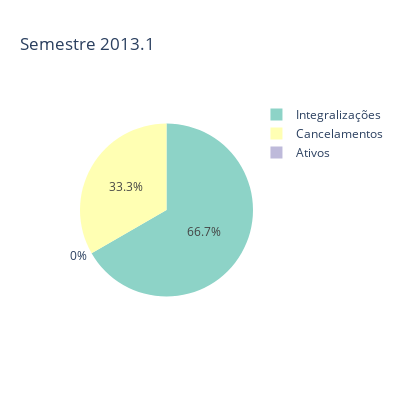
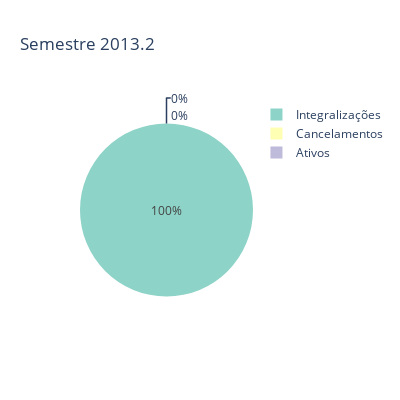
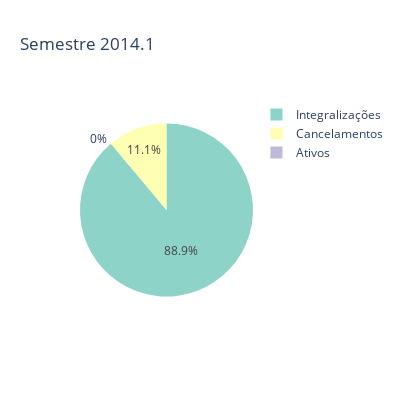
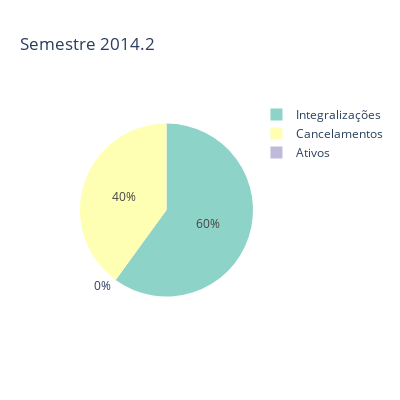

The notebook cell these images were saved under, in order:
### Code cell
import pandas as pd
import plotly.express as px
from IPython.display import display

# Ler os dados do arquivo Excel
df = pd.read_excel('planilha.xlsx')

# Loop para criar gráficos de pizza para cada linha
for i, row in df.iterrows():
    semestre = row['Semestre']
    
    # Calcular valores restantes com base na totalidade de ingressantes
    total_ingressantes = row['Ingressantes']
    valores_restantes = row[['Integralizações', 'Cancelamentos', 'Ativos']].tolist()
    
    fig = px.pie(
        values=valores_restantes,
        names=['Integralizações', 'Cancelamentos', 'Ativos'],
        title=f'Semestre {semestre}',
        width=400,  # Largura da figura
        height=400  # Altura da figura
    )
    fig.update_traces(marker=dict(colors=px.colors.qualitative.Set3))  # Definir cores diferentes
    display(fig)

### Figure 1 — Plotly figure (JSON) as saved in the notebook; plotly's stock layout.template omitted (floating-point values rounded to 4 significant figures)
{"data": [{"domain": {"x": [0, 1], "y": [0, 1]}, "hovertemplate": "label=%{label}<br>value=%{value}<extra></extra>", "labels": ["Integralizações", "Cancelamentos", "Ativos"], "legendgroup": "", "marker": {"colors": ["rgb(141,211,199)", "rgb(255,255,179)", "rgb(190,186,218)", "rgb(251,128,114)", "rgb(128,177,211)", "rgb(253,180,98)", "rgb(179,222,105)", "rgb(252,205,229)", "rgb(217,217,217)", "rgb(188,128,189)", "rgb(204,235,197)", "rgb(255,237,111)"]}, "name": "", "showlegend": true, "type": "pie", "values": [2, 1, 0]}], "layout": {"height": 400, "legend": {"tracegroupgap": 0}, "title": {"text": "Semestre 2013.1"}, "width": 400}}

### Figure 2 — Plotly figure (JSON) as saved in the notebook; plotly's stock layout.template omitted (floating-point values rounded to 4 significant figures)
{"data": [{"domain": {"x": [0, 1], "y": [0, 1]}, "hovertemplate": "label=%{label}<br>value=%{value}<extra></extra>", "labels": ["Integralizações", "Cancelamentos", "Ativos"], "legendgroup": "", "marker": {"colors": ["rgb(141,211,199)", "rgb(255,255,179)", "rgb(190,186,218)", "rgb(251,128,114)", "rgb(128,177,211)", "rgb(253,180,98)", "rgb(179,222,105)", "rgb(252,205,229)", "rgb(217,217,217)", "rgb(188,128,189)", "rgb(204,235,197)", "rgb(255,237,111)"]}, "name": "", "showlegend": true, "type": "pie", "values": [2, 0, 0]}], "layout": {"height": 400, "legend": {"tracegroupgap": 0}, "title": {"text": "Semestre 2013.2"}, "width": 400}}

### Figure 3 — Plotly figure (JSON) as saved in the notebook; plotly's stock layout.template omitted (floating-point values rounded to 4 significant figures)
{"data": [{"domain": {"x": [0, 1], "y": [0, 1]}, "hovertemplate": "label=%{label}<br>value=%{value}<extra></extra>", "labels": ["Integralizações", "Cancelamentos", "Ativos"], "legendgroup": "", "marker": {"colors": ["rgb(141,211,199)", "rgb(255,255,179)", "rgb(190,186,218)", "rgb(251,128,114)", "rgb(128,177,211)", "rgb(253,180,98)", "rgb(179,222,105)", "rgb(252,205,229)", "rgb(217,217,217)", "rgb(188,128,189)", "rgb(204,235,197)", "rgb(255,237,111)"]}, "name": "", "showlegend": true, "type": "pie", "values": [8, 1, 0]}], "layout": {"height": 400, "legend": {"tracegroupgap": 0}, "title": {"text": "Semestre 2014.1"}, "width": 400}}

### Figure 4 — Plotly figure (JSON) as saved in the notebook; plotly's stock layout.template omitted (floating-point values rounded to 4 significant figures)
{"data": [{"domain": {"x": [0, 1], "y": [0, 1]}, "hovertemplate": "label=%{label}<br>value=%{value}<extra></extra>", "labels": ["Integralizações", "Cancelamentos", "Ativos"], "legendgroup": "", "marker": {"colors": ["rgb(141,211,199)", "rgb(255,255,179)", "rgb(190,186,218)", "rgb(251,128,114)", "rgb(128,177,211)", "rgb(253,180,98)", "rgb(179,222,105)", "rgb(252,205,229)", "rgb(217,217,217)", "rgb(188,128,189)", "rgb(204,235,197)", "rgb(255,237,111)"]}, "name": "", "showlegend": true, "type": "pie", "values": [3, 2, 0]}], "layout": {"height": 400, "legend": {"tracegroupgap": 0}, "title": {"text": "Semestre 2014.2"}, "width": 400}}
